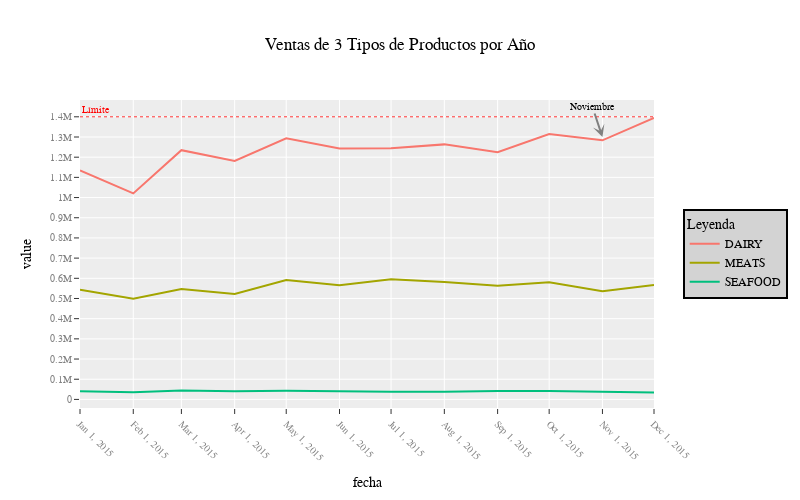

Here is the notebook cell this chart was saved with:
### Code cell
import plotly.express as px

fig = px.line(
    df,
    width=800,
    height=500,
    template="ggplot2",
    title="Ventas de 3 Tipos de Productos por Año",
    labels={
        "x": "Periodo",
        "sales": "Ventas por año (en millones de $)",
        "family": "Tipo de Producto",
    },
)

fig.update_layout(font_family="Rockwell", font_color="black")

fig.update_xaxes(
    tickangle=45,
    tickmode="array",
    tickvals=df.index.values,
    tickfont={"color": "grey", "size": 10},
)

fig.update_yaxes(tickfont={"color": "grey", "size": 10})

fig.update_yaxes(nticks=20)

fig.add_annotation(
    x="2015-11",
    y=1300000,
    text="Noviembre",
    showarrow=True,
    arrowhead=3,
    arrowsize=1,
    arrowwidth=2,
    arrowcolor="grey",
    opacity=1,
    font={"family": "Arial", "size": 10, "color": "black"},
)

fig.add_hline(
    y=1400000,
    line_dash="dot",
    annotation_text="Límite",
    annotation_position="top left",
    annotation_font_size=10,
    annotation_font_color="red",
    opacity=0.8,
    line_width=1,
    line_color="red",
)

fig.update_layout(
    # showlegend=False # Ocultar leyenda,
    legend_title_text="Leyenda",  # Titulo de la leyenda
    legend=dict(
        y=0.5,  # Posicionamiento de la leyenda
        x=1.05,
        font=dict(  # Puedo darle estilos a mis leyendas: https://plotly.com/python/legend/#styling-legends
            family="Courier", size=12, color="black"
        ),
        bgcolor="LightGrey",
        bordercolor="Black",
        borderwidth=2,
    ),
)

fig.show()

### Figure 1 — Plotly figure (JSON) as saved in the notebook; plotly's stock layout.template omitted (floating-point values rounded to 4 significant figures)
{"data": [{"hovertemplate": "variable=DAIRY<br>fecha=%{x}<br>value=%{y}<extra></extra>", "legendgroup": "DAIRY", "line": {"color": "#F8766D", "dash": "solid"}, "marker": {"symbol": "circle"}, "mode": "lines", "name": "DAIRY", "orientation": "v", "showlegend": true, "x": ["2015-01", "2015-02", "2015-03", "2015-04", "2015-05", "2015-06", "2015-07", "2015-08", "2015-09", "2015-10", "2015-11", "2015-12"], "xaxis": "x", "y": [1134521, 1020747, 1234851, 1181180, 1293308, 1243588, 1244815, 1263428, 1224619, 1314827, 1283672, 1394582], "yaxis": "y", "type": "scatter"}, {"hovertemplate": "variable=MEATS<br>fecha=%{x}<br>value=%{y}<extra></extra>", "legendgroup": "MEATS", "line": {"color": "#A3A500", "dash": "solid"}, "marker": {"symbol": "circle"}, "mode": "lines", "name": "MEATS", "orientation": "v", "showlegend": true, "x": ["2015-01", "2015-02", "2015-03", "2015-04", "2015-05", "2015-06", "2015-07", "2015-08", "2015-09", "2015-10", "2015-11", "2015-12"], "xaxis": "x", "y": [543100.0, 498700.0, 546500.0, 522300.0, 591700.0, 565000.0, 594900.0, 581200.0, 562700.0, 580800.0, 535900.0, 567400.0], "yaxis": "y", "type": "scatter"}, {"hovertemplate": "variable=SEAFOOD<br>fecha=%{x}<br>value=%{y}<extra></extra>", "legendgroup": "SEAFOOD", "line": {"color": "#00BF7D", "dash": "solid"}, "marker": {"symbol": "circle"}, "mode": "lines", "name": "SEAFOOD", "orientation": "v", "showlegend": true, "x": ["2015-01", "2015-02", "2015-03", "2015-04", "2015-05", "2015-06", "2015-07", "2015-08", "2015-09", "2015-10", "2015-11", "2015-12"], "xaxis": "x", "y": [40470.0, 36070.0, 43810.0, 39980.0, 42510.0, 38780.0, 38540.0, 37770.0, 41910.0, 41420.0, 38820.0, 33730.0], "yaxis": "y", "type": "scatter"}], "layout": {"xaxis": {"anchor": "y", "domain": [0, 1], "title": {"text": "fecha"}, "tickfont": {"color": "grey", "size": 10}, "tickangle": 45, "tickmode": "array", "tickvals": ["2015-01", "2015-02", "2015-03", "2015-04", "2015-05", "2015-06", "2015-07", "2015-08", "2015-09", "2015-10", "2015-11", "2015-12"]}, "yaxis": {"anchor": "x", "domain": [0, 1], "title": {"text": "value"}, "tickfont": {"color": "grey", "size": 10}, "nticks": 20}, "legend": {"title": {"text": "Leyenda"}, "tracegroupgap": 0, "font": {"family": "Courier", "size": 12, "color": "black"}, "y": 0.5, "x": 1.05, "bgcolor": "LightGrey", "bordercolor": "Black", "borderwidth": 2}, "title": {"text": "Ventas de 3 Tipos de Productos por Año"}, "height": 500, "width": 800, "font": {"family": "Rockwell", "color": "black"}, "annotations": [{"arrowcolor": "grey", "arrowhead": 3, "arrowsize": 1, "arrowwidth": 2, "font": {"color": "black", "family": "Arial", "size": 10}, "opacity": 1, "showarrow": true, "text": "Noviembre", "x": "2015-11", "y": 1300000}, {"font": {"color": "red", "size": 10}, "showarrow": false, "text": "Límite", "x": 0, "xanchor": "left", "xref": "x domain", "y": 1400000, "yanchor": "bottom", "yref": "y"}], "shapes": [{"line": {"color": "red", "dash": "dot", "width": 1}, "opacity": 0.8, "type": "line", "x0": 0, "x1": 1, "xref": "x domain", "y0": 1400000, "y1": 1400000, "yref": "y"}]}}
